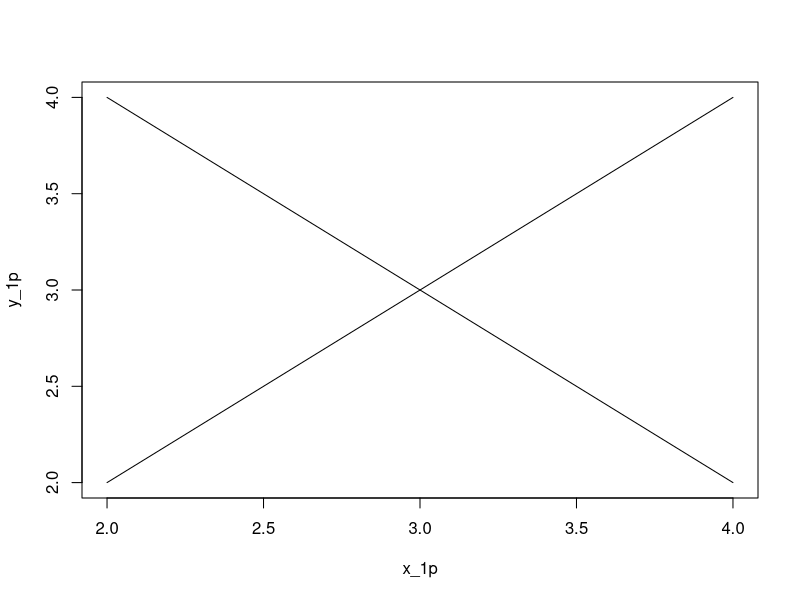

Here is the R script that generated this plot:

# Code hubs as c(x_lb, y_lb,x_rb,y_rb)
xs_us <- c(2,2,4,4)
xs_ds <- c(4,2,2,4)

x_us_lb <- c(xs_us[1],xs_us[3])
y_us_lb <- c(xs_us[2],xs_us[4])
x_ds_lb <- c(xs_ds[1],xs_ds[3])
y_ds_lb <- c(xs_ds[2],xs_ds[4])


# Find the slopes
m_1 <- (xs_us[4]-xs_us[2])/(xs_us[3]-xs_us[1])
m_2 <- (xs_ds[4]-xs_ds[2])/(xs_ds[3]-xs_ds[1])

# Find the intercepts
b_1 <- xs_us[2] - m_1 * xs_us[1]
b_2 <- xs_ds[2] - m_2 * xs_ds[1]

# Find the point where the lines cross
x <- (b_2 - b_1) / (m_1 - m_2)
y <- m_1 * x + b_1

# Find the distace from the LB hub to the point where the lines cross
dist2pt <- sqrt((x - xs_us[1])^2 + (y - xs_us[2])^2)

xs_us_allx <- c(2.1,2.2,2.3,2.4,2.5,3.5,3.6,3.8)
xs_us_ally <- c(2.1,2.2,2.3,2.4,2.5,3.5,3.6,3.8)
xs_ds_allx <- c(2.1,2.2,2.3,2.4,2.5,3.5,3.6,3.8)
xs_ds_ally <- c(3.8,3.6,3.5,2.5,2.4,2.3,2.2,2.1)
xs_us_all <- cbind(xs_us_allx,xs_us_ally)
xs_ds_all <- cbind(xs_ds_allx,xs_ds_ally)

dist_hd <- sqrt((xs_us[1] - xs_us_all[,1])^2 + (xs_us[2]  - xs_us_all[,2])^2)
ifelse(dist_hd <= dist2pt,1,0)








# Plot the line
x_1p <- c(xs_us[1],xs_us[3])
y_1p <- c(xs_us[2],xs_us[4])
x_2p <- c(xs_ds[1],xs_ds[3])
y_2p <- c(xs_ds[2],xs_ds[4])

plot(x_1p,y_1p,type="l")
lines(x_2p,y_2p,type="l")
